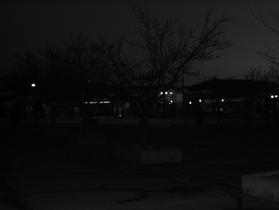
#> input picture Assignment 1/input_data/hist_equalization1.png, 279 x 210 px, shrunk from 399 x 300 before the run
$ jupyter execute --allow-errors '(Problem 6) Histogram Equalization and Matching.ipynb'   (shell and % lines are left out)
#> lines starting #> are read from the running program, lines starting #| are printed output that depends on the picture
# Histogram Equalization and Matching

[cell 1]
# Importing relevant packages and doing necessary setup
import cv2
import matplotlib.pyplot as plt
import matplotlib
import PIL
import numpy as np


# for auto-reloading external modules

[cell 2]
# Helper function to display multiple images in a plot
def display_images_unnormalized(images, rows, cols, size, title, subtitles):
    fig = plt.figure(figsize = size)
    c = 0
    sz = len(images)
    for i in range(rows):
        for j in range(cols):
            if sz == c:
                break
            ax1 = fig.add_subplot(rows, cols, c + 1)
            ax1.imshow(images[c], cmap = 'gray', vmin = 0, vmax = 255)
            ax1.set_title(subtitles[c], fontsize = 20)
            c = c + 1
    plt.show()

### Part 1

[cell 3]
def histEqualization(im, L):
    sz = (im.shape[0] * im.shape[1])
    cum_prob = np.zeros(256)
    for i in range(256):
        cum_prob[i] = sum(sum((im <= i))) * 1.0 / sz
    img = np.round((L - 1) * cum_prob[im])
    return img.astype(np.uint8)

### Part 2

[cell 4]
path = ['../input_data/hist_equalization1.png',
'../input_data/hist_equalization2.png', '../input_data/hist_equalization3.png',
'../input_data/hist_equalization4.png']
images = []
subtitles = []
for i in range(len(path)):
    img = cv2.imread(path[i], cv2.IMREAD_GRAYSCALE)
#> img is the input picture: shape (210, 279); min 0, max 255, mean 14.8
    images.append(img)
    subtitles.append('Original Image' + str(i + 1))
    subtitles.append('Histogram Equalised Image' + str(i + 1))
    images.append(histEqualization(img, 256))
#> after the loop in histEqualization, `for i in range(256):`: cum_prob = 256 values from 0.000853 to 1
#> in histEqualization, `img = np.round((L - 1) * cum_prob[im])`:
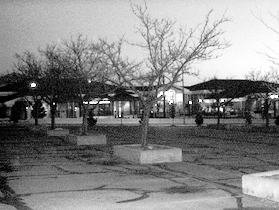
#> img: shape (210, 279) float64; min 0, max 255, mean 132.6
#> pass 2 of the loop `for i in range(len(path)):`:
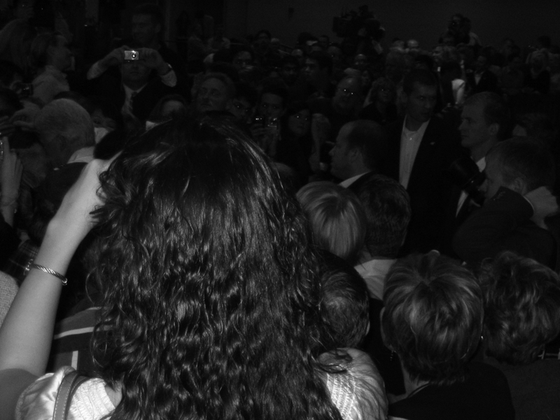
#> input picture Assignment 1/input_data/hist_equalization2.png, 560 x 420 px, shrunk from 800 x 600 before the run
#> img is the input picture: shape (420, 560); min 0, max 255, mean 30
#> after the loop in histEqualization (call 2), `for i in range(256):`: cum_prob = 256 values from 2.98e-05 to 1
#> in histEqualization (call 2), `img = np.round((L - 1) * cum_prob[im])`:
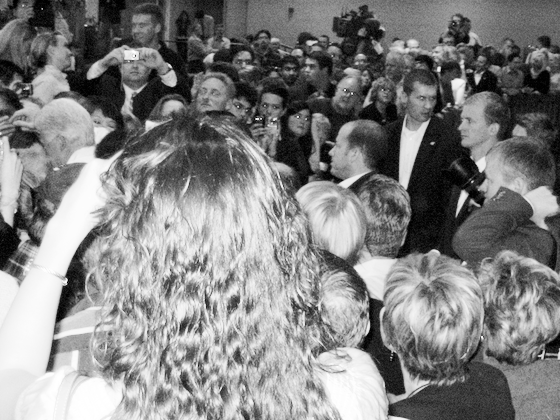
#> img: shape (420, 560) float64; min 0, max 255, mean 130.3
#> pass 3 of the loop `for i in range(len(path)):`:
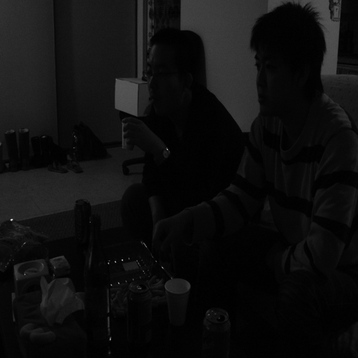
#> input picture Assignment 1/input_data/hist_equalization3.png, 358 x 358 px, shrunk from 512 x 512 before the run
#> img is the input picture: shape (358, 358); min 0, max 223, mean 15.2
#> after the loop in histEqualization (call 3), `for i in range(256):`: cum_prob = 256 values from 0.0027 to 1
#> in histEqualization (call 3), `img = np.round((L - 1) * cum_prob[im])`:
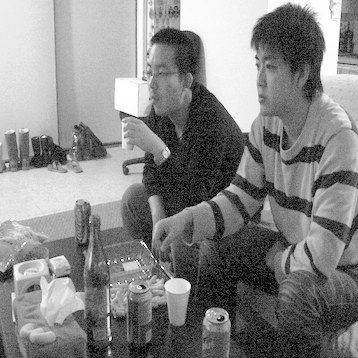
#> img: shape (358, 358) float64; min 1, max 255, mean 133.4
#> the loop made 4 passes; the first 3 are shown
display_images_unnormalized(images, len(path), 2, (10, 24), 'title', subtitles)
#> in display_images_unnormalized, `plt.show()`:
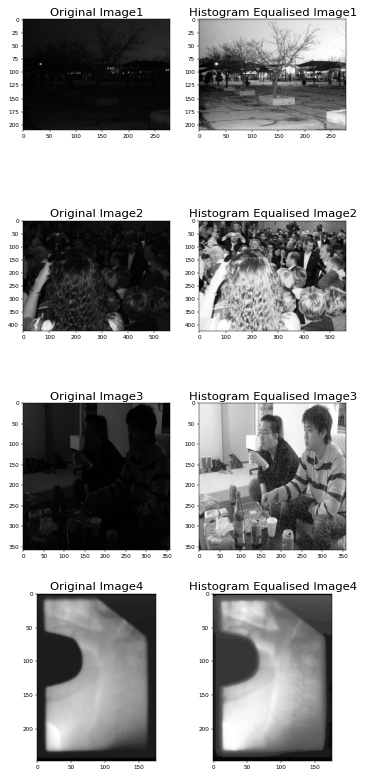
#> figure drawn by matplotlib, 8 panels

Histogram equalisation tries to assign the same number of pixels for intensities in an image. As a result the number of low intensity and high intensity pixels are balanced and images appear enhanced.<br>
For original images 1, 2 and 3; their intensity distribution is concentrated only in the darker side. After applying histogram equalization we spread the same distribution across a wider range of intensities.<br>
We can see clearly that histogram equalization doesn't have much effect when images already have a well spread equal intensity distribution over all intensities as evident from Image 4.

### Part 3

[cell 5]
def histMatching(im, ref_im):
    img_rs = histEqualization(im, 256)
    sz = (ref_im.shape[0] * ref_im.shape[1])
    cum_prob = np.zeros(256)
    for i in range(256):
        cum_prob[i] = sum(sum((ref_im <= i))) * 1.0 / sz
    img_rs = img_rs / 255
    res = np.searchsorted(cum_prob, img_rs)
    return res.astype(np.uint8)

[cell 6]
img = cv2.imread('../input_data/eye.png', cv2.IMREAD_GRAYSCALE)
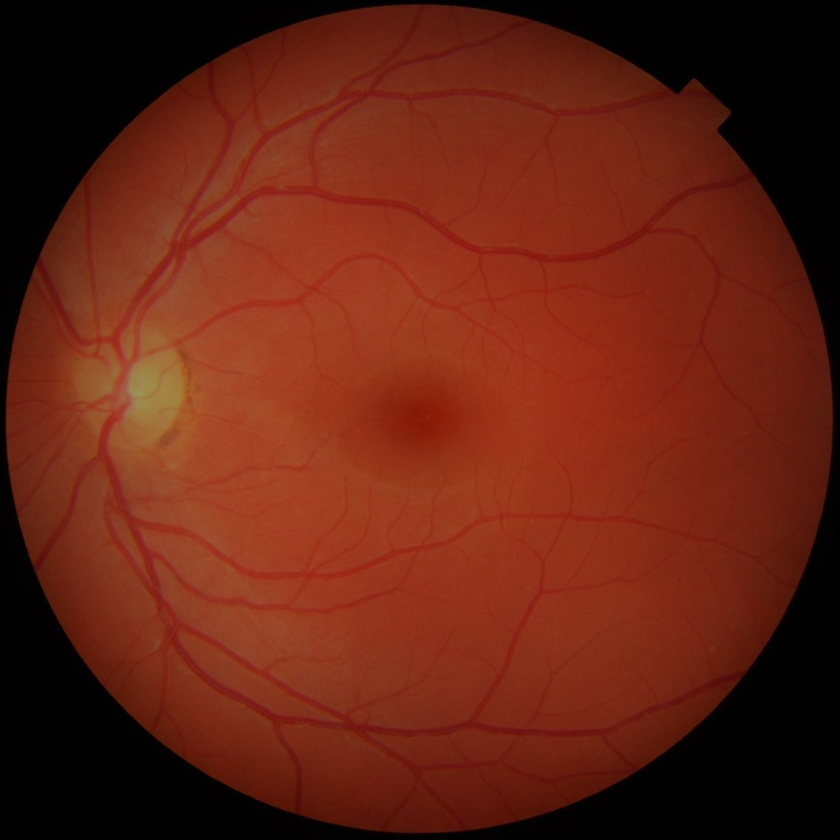
#> input picture Assignment 1/input_data/eye.png, 840 x 840 px, shrunk from 1200 x 1200 before the run
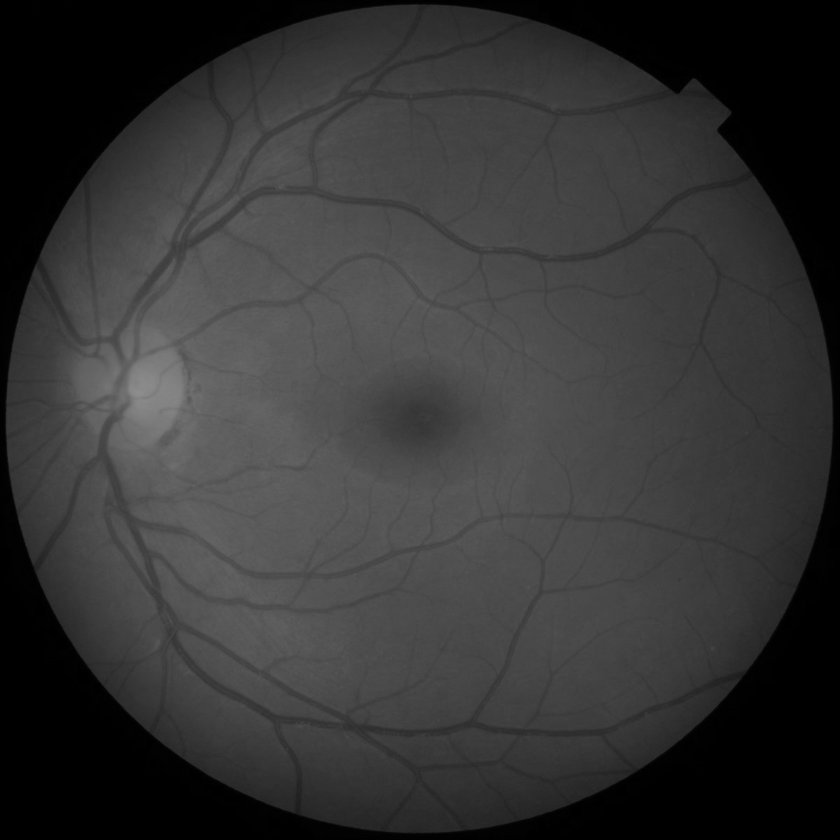
#> img: shape (840, 840); min 0, max 143, mean 52.6
ref_im = cv2.imread('../input_data/eyeref.png', cv2.IMREAD_GRAYSCALE)
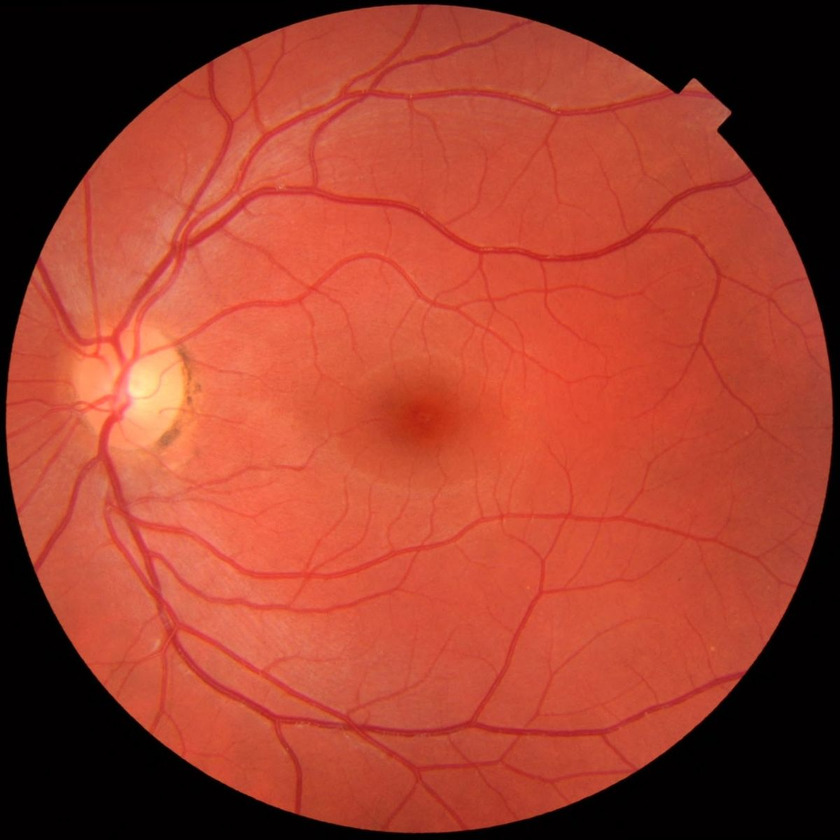
#> input picture Assignment 1/input_data/eyeref.png, 840 x 840 px, shrunk from 1200 x 1200 before the run
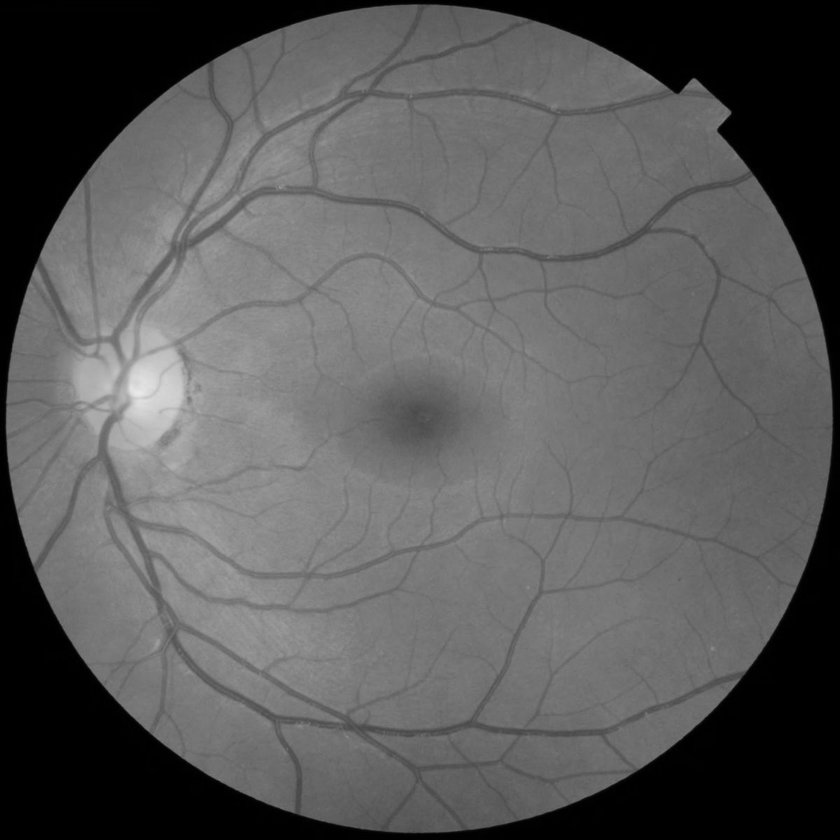
#> ref_im: shape (840, 840); min 0, max 234, mean 89.7
output = histMatching(img, ref_im)
#> after the loop in histEqualization (call 5), `for i in range(256):`: cum_prob = 256 values from 0.18 to 1
#> in histEqualization (call 5), `img = np.round((L - 1) * cum_prob[im])`:
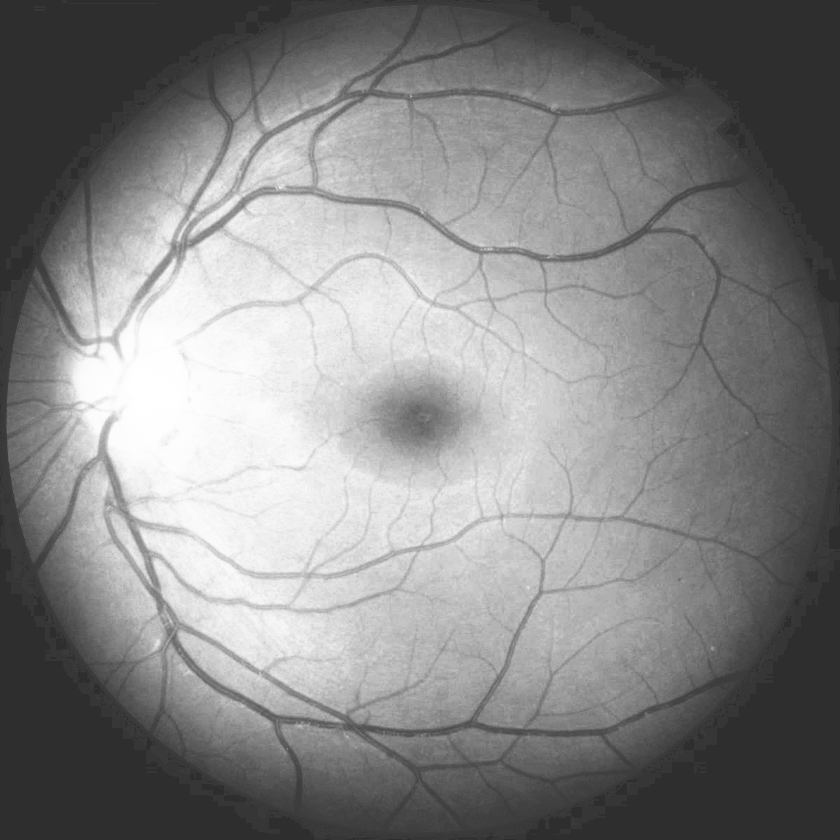
#> img: shape (840, 840) float64; min 46, max 255, mean 133.1
#> after the loop in histMatching, `for i in range(256):`: cum_prob = 256 values from 0.2 to 1
images = []
subtitles = []
images.append(img)
images.append(ref_im)
images.append(output)
subtitles.append('Original Image')
subtitles.append('Reference Image')
subtitles.append('Histogram Matched Image')
display_images_unnormalized(images, 2, 2, (10, 10), 'title', subtitles)
